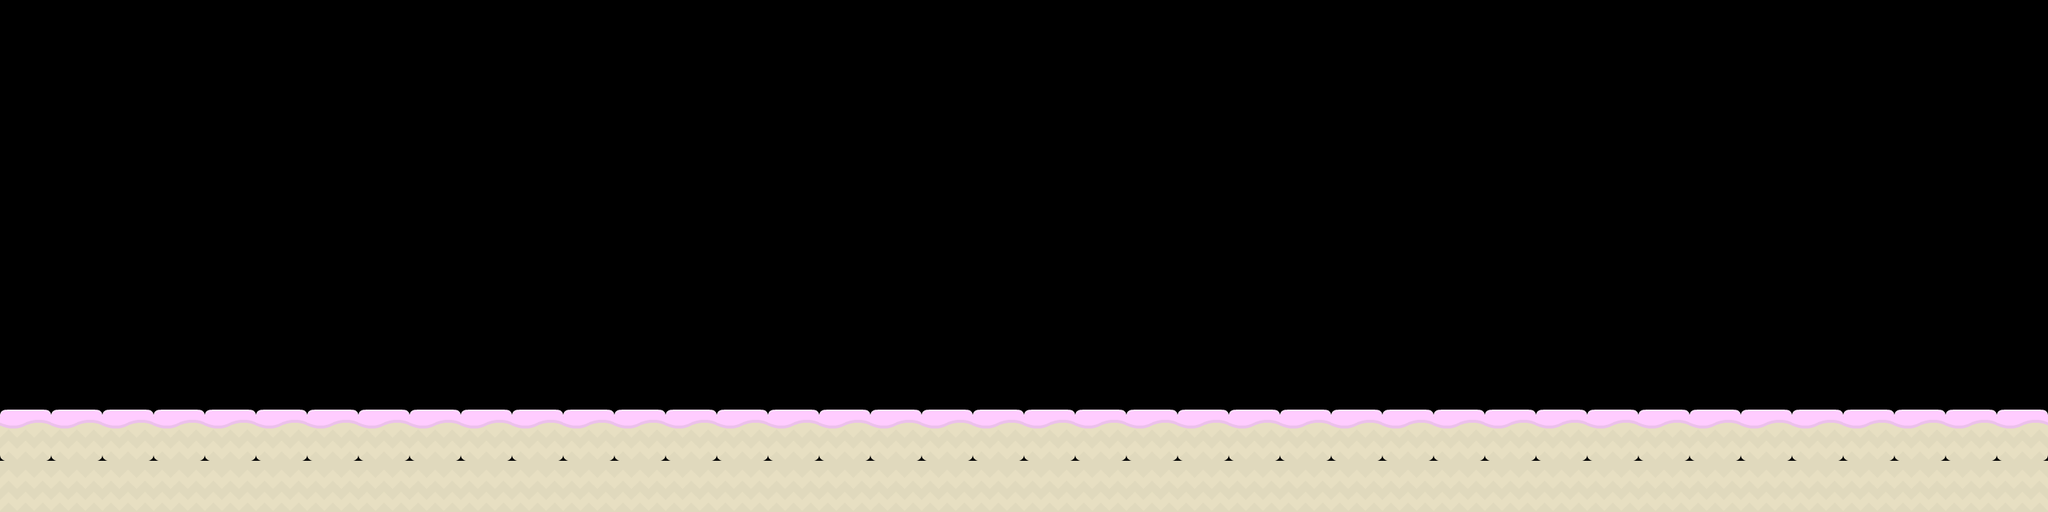

This is a level from a 2D game, rendered from its Tiled map with the project's own tilesets. A one-line summary and the complete map file follow:
An orthogonal 40x10 tile map with 70x70 px tiles, 2 tile layers (Background, Platforms) and 5 objects (spawn, mochi, medium, ammo, chicken).

<map version="1.10" tiledversion="1.12.1" orientation="orthogonal" renderorder="right-down" width="40" height="10" tilewidth="70" tileheight="70" infinite="0" nextlayerid="5" nextobjectid="16">
 <editorsettings>
  <export target="level1.json" format="json" />
 </editorsettings>
 <tileset firstgid="1" name="candy" tilewidth="70" tileheight="70" tilecount="98" columns="14">
  <image source="../kenney_platformer/Candy expansion/sheet.png" width="980" height="490" />
 </tileset>
 <layer id="2" name="Background" width="40" height="10">
  <data encoding="csv">
0,0,0,0,0,0,0,0,0,0,0,0,0,0,0,0,0,0,0,0,0,0,0,0,0,0,0,0,0,0,0,0,0,0,0,0,0,0,0,0,
0,0,0,0,0,0,0,0,0,0,0,0,0,0,0,0,0,0,0,0,0,0,0,0,0,0,0,0,0,0,0,0,0,0,0,0,0,0,0,0,
0,0,0,0,0,0,0,0,0,0,0,0,0,0,0,0,0,0,0,0,0,0,0,0,0,0,0,0,0,0,0,0,0,0,0,0,0,0,0,0,
0,0,0,0,0,0,0,0,0,0,0,0,0,0,0,0,0,0,0,0,0,0,0,0,0,0,0,0,0,0,0,0,0,0,0,0,0,0,0,0,
0,0,0,0,0,0,0,0,0,0,0,0,0,0,0,0,0,0,0,0,0,0,0,0,0,0,0,0,0,0,0,0,0,0,0,0,0,0,0,0,
0,0,0,0,0,0,0,0,0,0,0,0,0,0,0,0,0,0,0,0,0,0,0,0,0,0,0,0,0,0,0,0,0,0,0,0,0,0,0,0,
0,0,0,0,0,0,0,0,0,0,0,0,0,0,0,0,0,0,0,0,0,0,0,0,0,0,0,0,0,0,0,0,0,0,0,0,0,0,0,0,
0,0,0,0,0,0,0,0,0,0,0,0,0,0,0,0,0,0,0,0,0,0,0,0,0,0,0,0,0,0,0,0,0,0,0,0,0,0,0,0,
0,0,0,0,0,0,0,0,0,0,0,0,0,0,0,0,0,0,0,0,0,0,0,0,0,0,0,0,0,0,0,0,0,0,0,0,0,0,0,0,
0,0,0,0,0,0,0,0,0,0,0,0,0,0,0,0,0,0,0,0,0,0,0,0,0,0,0,0,0,0,0,0,0,0,0,0,0,0,0,0
</data>
 </layer>
 <layer id="1" name="Platforms" width="40" height="10">
  <data encoding="csv">
0,0,0,0,0,0,0,0,0,0,0,0,0,0,0,0,0,0,0,0,0,0,0,0,0,0,0,0,0,0,0,0,0,0,0,0,0,0,0,0,
0,0,0,0,0,0,0,0,0,0,0,0,0,0,0,0,0,0,0,0,0,0,0,0,0,0,0,0,0,0,0,0,0,0,0,0,0,0,0,0,
0,0,0,0,0,0,0,0,0,0,0,0,0,0,0,0,0,0,0,0,0,0,0,0,0,0,0,0,0,0,0,0,0,0,0,0,0,0,0,0,
0,0,0,0,0,0,0,0,0,0,0,0,0,0,0,0,0,0,0,0,0,0,0,0,0,0,0,0,0,0,0,0,0,0,0,0,0,0,0,0,
0,0,0,0,0,0,0,0,0,0,0,0,0,0,0,0,0,0,0,0,0,0,0,0,0,0,0,0,0,0,0,0,0,0,0,0,0,0,0,0,
0,0,0,0,0,0,0,0,0,0,0,0,0,0,0,0,0,0,0,0,0,0,0,0,0,0,0,0,0,0,0,0,0,0,0,0,0,0,0,0,
0,0,0,0,0,0,0,0,0,0,0,0,0,0,0,0,0,0,0,0,0,0,0,0,0,0,0,0,0,0,0,0,0,0,0,0,0,0,0,0,
0,0,0,0,0,0,0,0,0,0,0,0,0,0,0,0,0,0,0,0,0,0,0,0,0,0,0,0,0,0,0,0,0,0,0,0,0,0,0,0,
2,2,2,2,2,2,2,2,2,2,2,2,2,2,2,2,2,2,2,2,2,2,2,2,2,2,2,2,2,2,2,2,2,2,2,2,2,2,2,2,
17,17,17,17,17,17,17,17,17,17,17,17,17,17,17,17,17,17,17,17,17,17,17,17,17,17,17,17,17,17,17,17,17,17,17,17,17,17,17,17
</data>
 </layer>
 <objectgroup id="4" name="Object">
  <object id="3" name="spawn" x="103.978" y="539.884">
   <point />
  </object>
  <object id="4" name="mochi" x="615.868" y="535.885">
   <point />
  </object>
  <object id="5" name="medium" x="879.811" y="511.89">
   <point />
  </object>
  <object id="6" name="ammo" x="323.931" y="523.888">
   <point />
  </object>
  <object id="15" name="chicken" x="2711.42" y="519.889">
   <point />
  </object>
 </objectgroup>
</map>
